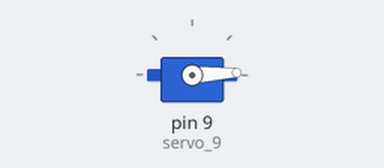
Recording of a sketch running on a simulated Arduino Uno, built with avr-gcc and run on an emulated ATmega328P. Parts: servo. What the sketch prints to the serial monitor is not drawn.

Above: at 0.05 s.
At 1.35 s:
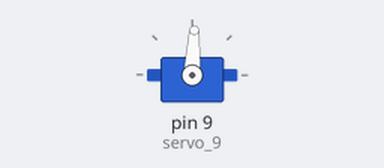
At 2.65 s:
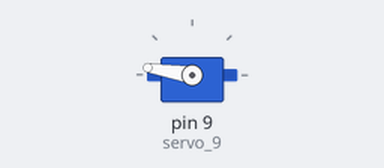
At 5.3 s:
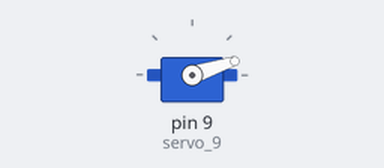
Timing chart, 0 to 7.3 s (numbered marks = the images above):
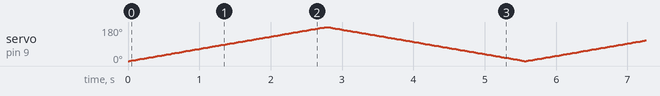

The sketch:

sketch_nov3a_servo.ino
```cpp
// shamim_islam's code

// control servo with arduino


#include <Servo.h>

int pos = 0;
Servo servo_9;
int timestamp = 0; // Initialize timestamp

void setup()
{
  servo_9.attach(9);
  Serial.begin(9600); // Initialize serial communication
  Serial.println("Timestamp, Servo Position"); // Print column headers
}

void loop()
{
  for (pos = 0; pos <= 180; pos += 1) {
    servo_9.write(pos);
    delay(15);
    Serial.print(timestamp); // Send timestamp
    Serial.print(","); // Separate values with a comma
    Serial.println(pos); // Send servo position with a newline
    timestamp++; // Increment timestamp
  }

  for (pos = 180; pos >= 0; pos -= 1) {
    servo_9.write(pos);
    delay(15);
    Serial.print(timestamp); // Send timestamp
    Serial.print(","); // Separate values with a comma
    Serial.println(pos); // Send servo position with a newline
    timestamp++; // Increment timestamp
  }
}


//bye bye
```
